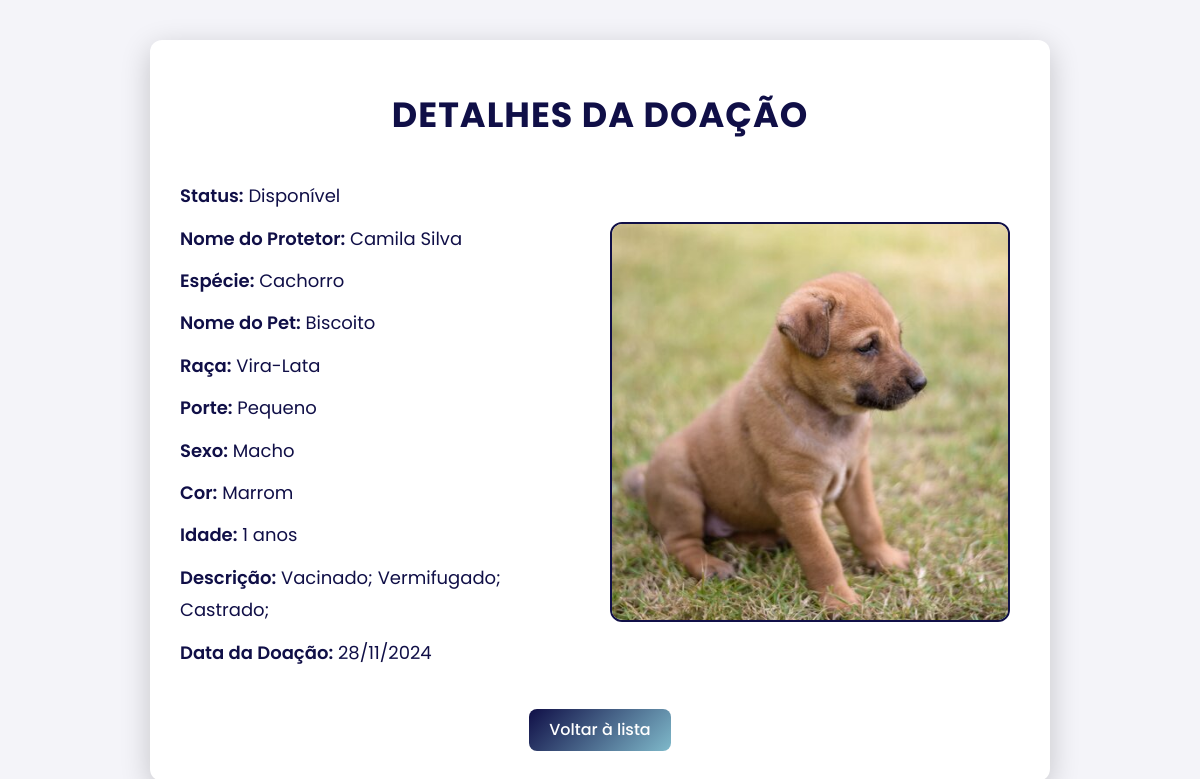
The page /crud/public/visualizar_doacao.php?id=26 on the database its author committed.
### tables this page shows
CREATE TABLE `doacoes` (
  `id` int(11) NOT NULL,
  `pet_id` int(11) DEFAULT NULL,
  `usuario_id` int(11) DEFAULT NULL,
  `data` date DEFAULT NULL,
  `criado_em` timestamp NOT NULL DEFAULT current_timestamp(),
  `endereco_id` int(11) NOT NULL
);

CREATE TABLE `status` (
  `id` int(11) NOT NULL,
  `nome` varchar(50) NOT NULL
);

CREATE TABLE `usuarios` (
  `id` int(11) NOT NULL,
  `nome` varchar(100) NOT NULL,
  `sobrenome` varchar(100) NOT NULL,
  `cpf` varchar(14) NOT NULL,
  `telefone` varchar(15) NOT NULL,
  `email` varchar(100) NOT NULL,
  `senha` varchar(255) NOT NULL,
  `criado_em` timestamp NOT NULL DEFAULT current_timestamp(),
  `perfil_id` int(11) NOT NULL,
  `data_nascimento` date DEFAULT NULL
);

CREATE TABLE `especie` (
  `id` int(11) NOT NULL,
  `nome` varchar(100) DEFAULT NULL
);

CREATE TABLE `pets` (
  `id` int(11) NOT NULL,
  `nome` varchar(100) NOT NULL,
  `especie_id` int(11) NOT NULL,
  `raca` varchar(100) NOT NULL,
  `porte` varchar(50) NOT NULL,
  `sexo` enum('Macho','Fêmea') NOT NULL,
  `cor` varchar(50) NOT NULL,
  `idade` int(11) NOT NULL,
  `descricao` text DEFAULT NULL,
  `foto` text DEFAULT NULL,
  `criado_em` timestamp NOT NULL DEFAULT current_timestamp(),
  `status_id` int(11) DEFAULT 1
);

CREATE TABLE `fotos` (
  `id` int(11) NOT NULL,
  `nome` varchar(100) NOT NULL,
  `url` varchar(100) NOT NULL,
  `pet_id` int(11) NOT NULL
);

### crud/controllers/PetController.php (called while the page is built, shortened)
<?php
require_once '../models/Pet.php';
class PetController
{
    private $petModel;
    public function __construct($db)
    {
        $this->petModel = new Pet($db);
    }
    public function visualizarDoacao($id)
    {
        $doacao = $this->petModel->visualizarDoacao($id);
        return $doacao;
    }
}
?>

### crud/models/Pet.php (called while the page is built, shortened)
<?php
class Pet
{
    private $conn;
    public function __construct($db)
    {
        $this->conn = $db;
    }
    public function visualizarDoacao($doacao_id)
    {
        $sql = "SELECT d.id AS doacao_id,
                       p.id AS pet_id,
                       p.nome,
                       p.especie_id,
                       p.raca,
                       p.porte,
                       p.sexo,
                       p.cor,
                       p.idade,
                       p.descricao,
                       p.status_id,
                       s.nome AS status_nome,
                       d.data,
                       u.nome AS usuario_nome,
                       u.sobrenome AS usuario_sobrenome,
                       e.nome AS especie_nome,
                       f.url AS foto_url
                FROM doacoes d
                JOIN pets p ON d.pet_id = p.id
                JOIN usuarios u ON d.usuario_id = u.id
                LEFT JOIN fotos f ON p.id = f.pet_id
                LEFT JOIN especie e ON p.especie_id = e.id
                LEFT JOIN status s ON p.status_id = s.id
                WHERE d.id = ?
                LIMIT 1";
        $stmt = $this->conn->prepare($sql);
        $stmt->bind_param("i", $doacao_id);
        $stmt->execute();
        $result = $stmt->get_result();
        if ($result->num_rows > 0) {
            return $result->fetch_assoc();
        } else {
            return null;
        }
    }
}
?>

### crud/public/visualizar_doacao.php (the view, shortened to what this page needs)
<?php
require '../controllers/PetController.php';
$db = (new DataBase())->getConnection();
$petController = new PetController($db);
if (isset($_GET['id'])) {
    $doacao = $petController->visualizarDoacao($_GET['id']);
} else {
    die("ID da doação não fornecido.");
}
?>
<!DOCTYPE html>
<html lang="pt-BR">
<head>
    <link rel="stylesheet" href="https://cdnjs.cloudflare.com/ajax/libs/normalize/8.0.1/normalize.min.css">
    <link rel="stylesheet" href="https://cdnjs.cloudflare.com/ajax/libs/font-awesome/6.5.0/css/all.min.css">
    <link rel="stylesheet" href="../../css/visualizar_doacao.css">
</head>
<body>
    <div class="container">
        <h1>Detalhes da Doação</h1>
        <div class="info-container">
            <div class="text-info">
                <p><strong>Status:</strong> <?= htmlspecialchars($doacao['status_nome']) ?></p>
                <p><strong>Nome do Protetor:</strong>
                    <?= htmlspecialchars($doacao['usuario_nome'] . ' ' . $doacao['usuario_sobrenome']) ?></p>
                <p><strong>Espécie:</strong> <?= htmlspecialchars($doacao['especie_nome']) ?></p>
                <p><strong>Nome do Pet:</strong> <?= htmlspecialchars($doacao['nome']) ?></p>
                <p><strong>Raça:</strong> <?= htmlspecialchars($doacao['raca']) ?></p>
                <p><strong>Porte:</strong> <?= htmlspecialchars($doacao['porte']) ?></p>
                <p><strong>Sexo:</strong> <?= htmlspecialchars($doacao['sexo']) ?></p>
                <p><strong>Cor:</strong> <?= htmlspecialchars($doacao['cor']) ?></p>
                <p><strong>Idade:</strong> <?= htmlspecialchars($doacao['idade']) ?> anos</p>
                <p><strong>Descrição:</strong> <?= htmlspecialchars($doacao['descricao']) ?></p>
                <p><strong>Data da Doação:</strong>
                    <?= (new DateTime($doacao['data']))->format('d/m/Y') ?></p>
            </div>
            <div class="image-info">
                <?php if (!empty($doacao['foto_url'])): ?>
                    <?php
                    $imgSrc = '../../' . $doacao['foto_url'];
                    ?>
                    <img src="<?= htmlspecialchars($imgSrc) ?>" alt="Foto do Pet">
                <?php else: ?>
                    <p>Nenhuma foto disponível.</p>
                <?php endif; ?>
            </div>
        </div>
        <div class="btn-group">
            <a href="../../crud/views/painel_admin.php" class="btn voltar">Voltar à lista</a>
        </div>
    </div>
</body>
</html>

### css/visualizar_doacao.css (style rules this page uses)
* { margin: 0; padding: 0; box-sizing: border-box; font-family: "Poppins", sans-serif; }
body { font-family: "Poppins", sans-serif; background-color: #f4f4f9; color: #100f47; margin: 0; display: flex; justify-content: center; align-items: center; min-height: 100vh; padding: 20px; }
.container { background-color: #ffffff; padding: 30px; border-radius: 12px; box-shadow: 0 8px 30px rgba(0, 0, 0, 0.2); max-width: 900px; width: 100%; margin: 20px auto; overflow: hidden; animation: fadeIn 1s ease-in-out; box-sizing: border-box; word-wrap: break-word; }
h1 { color: #100f47; width: 100%; padding: 15px; text-align: center; font-size: 35px; letter-spacing: 1px; text-transform: uppercase; margin-bottom: 20px; margin-top: 10px; }
p { margin: 10px 0; font-size: 16px; line-height: 1.8; color: #100f47; }
.info-container { display: flex; flex-wrap: wrap; gap: 20px; margin-top: 20px; justify-content: space-between; align-items: center; }
.text-info, .image-info { flex: 1; }
.text-info p { font-size: 18px; color: #100f47; }
.text-info p strong { font-weight: 600; color: #100f47; }
.image-info img { width: 400px; height: 400px; object-fit: cover; border-radius: 12px; border: 2px solid #100f47; transition: transform 0.4s ease, box-shadow 0.4s ease; }
.btn-group { display: flex; justify-content: center; margin-top: 30px; }
.btn-group a { display: inline-block; padding: 12px 20px; background: linear-gradient(135deg, #100f47, #7fb9ca); color: #ffffff; font-size: 16px; font-weight: 500; text-decoration: none; border-radius: 8px; transition: transform 0.3s ease, box-shadow 0.3s ease; text-align: center; }

### rows shown on the page
doacoes: status.nome "Disponível", usuario.sobrenome "Camila Silva", especie.nome "Cachorro", pet.nome "Biscoito", pet.raca "Vira-Lata", pet.porte "Pequeno", pet.sexo "Macho", pet.cor "Marrom", pet.idade "1", pet.descricao "Vacinado; Vermifugado; Castrado;", data "28/11/2024", fotos.url (picture)
